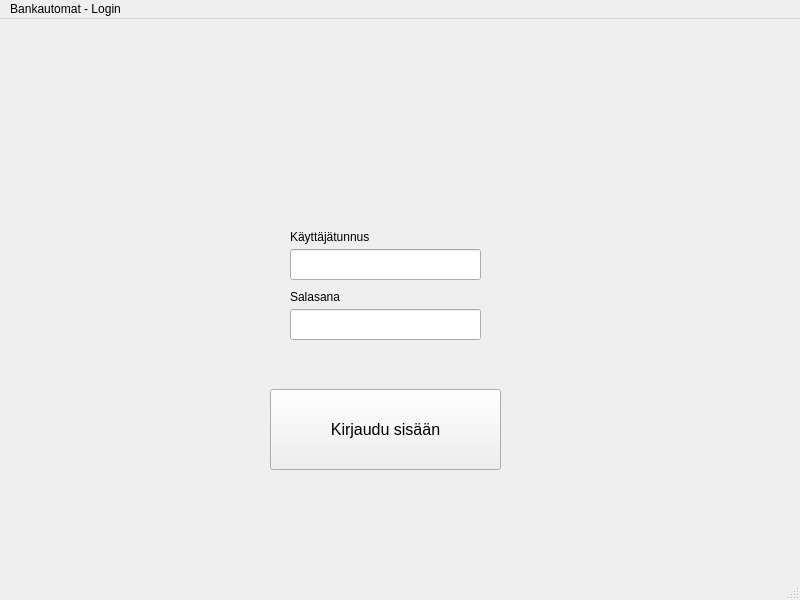
<?xml version="1.0" encoding="UTF-8"?>
<ui version="4.0">
 <class>MainWindow</class>
 <widget class="QMainWindow" name="MainWindow">
  <property name="geometry">
   <rect>
    <x>0</x>
    <y>0</y>
    <width>800</width>
    <height>600</height>
   </rect>
  </property>
  <property name="windowTitle">
   <string>MainWindow</string>
  </property>
  <widget class="QWidget" name="centralwidget">
   <widget class="QPushButton" name="btnLogin">
    <property name="geometry">
     <rect>
      <x>270</x>
      <y>370</y>
      <width>231</width>
      <height>81</height>
     </rect>
    </property>
    <property name="font">
     <font>
      <pointsize>12</pointsize>
     </font>
    </property>
    <property name="text">
     <string>Kirjaudu sisään</string>
    </property>
   </widget>
   <widget class="QLineEdit" name="lineEditUsername">
    <property name="geometry">
     <rect>
      <x>290</x>
      <y>230</y>
      <width>191</width>
      <height>31</height>
     </rect>
    </property>
   </widget>
   <widget class="QLineEdit" name="lineEditPassword">
    <property name="geometry">
     <rect>
      <x>290</x>
      <y>290</y>
      <width>191</width>
      <height>31</height>
     </rect>
    </property>
   </widget>
   <widget class="QLabel" name="label">
    <property name="geometry">
     <rect>
      <x>290</x>
      <y>210</y>
      <width>111</width>
      <height>16</height>
     </rect>
    </property>
    <property name="text">
     <string>Käyttäjätunnus</string>
    </property>
   </widget>
   <widget class="QLabel" name="label_2">
    <property name="geometry">
     <rect>
      <x>290</x>
      <y>270</y>
      <width>91</width>
      <height>16</height>
     </rect>
    </property>
    <property name="text">
     <string>Salasana</string>
    </property>
   </widget>
   <widget class="QLabel" name="labelError">
    <property name="geometry">
     <rect>
      <x>278</x>
      <y>455</y>
      <width>221</width>
      <height>41</height>
     </rect>
    </property>
    <property name="text">
     <string/>
    </property>
    <property name="alignment">
     <set>Qt::AlignCenter</set>
    </property>
   </widget>
  </widget>
  <widget class="QMenuBar" name="menubar">
   <property name="geometry">
    <rect>
     <x>0</x>
     <y>0</y>
     <width>800</width>
     <height>21</height>
    </rect>
   </property>
   <widget class="QMenu" name="menuBankautomat_Login">
    <property name="title">
     <string>Bankautomat - Login</string>
    </property>
   </widget>
   <addaction name="menuBankautomat_Login"/>
  </widget>
  <widget class="QStatusBar" name="statusbar"/>
 </widget>
 <resources/>
 <connections/>
</ui>
